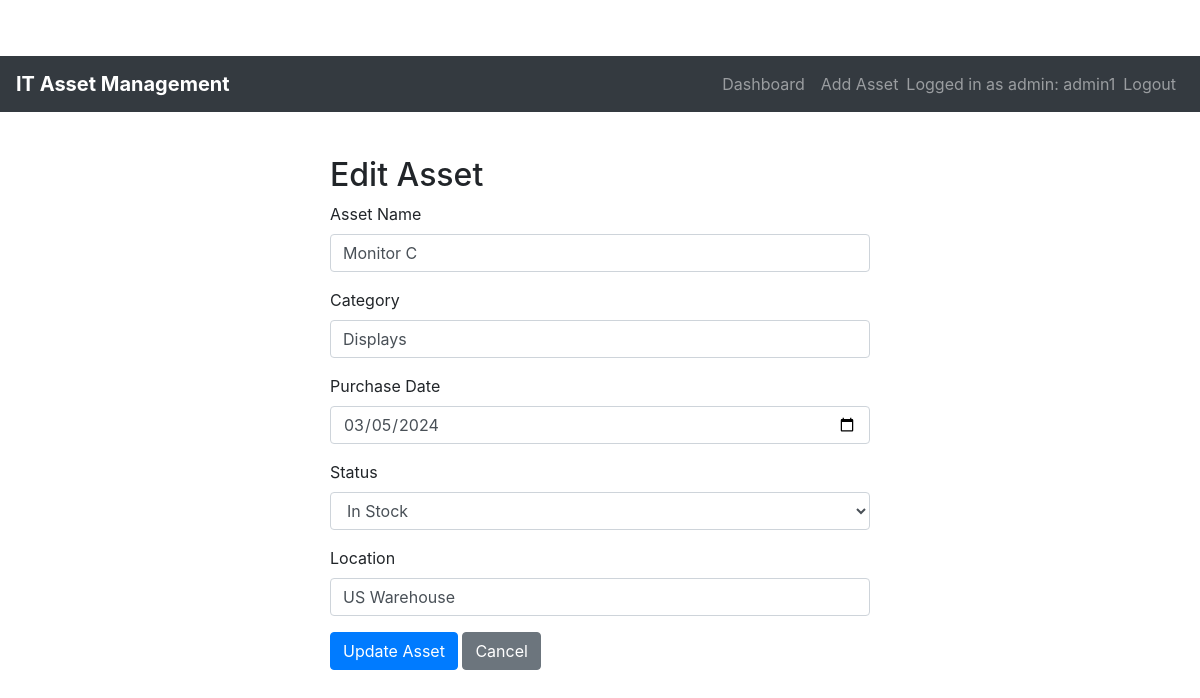
The page /edit_asset/3 (signed in) on the database its author committed.
### tables this page shows
CREATE TABLE assets (
    asset_id INTEGER PRIMARY KEY AUTOINCREMENT,
    name TEXT NOT NULL,
    category TEXT NOT NULL,
    purchase_date DATE NOT NULL,
    status TEXT NOT NULL,
    location TEXT NOT NULL,
    user_id INTEGER NOT NULL,
    FOREIGN KEY (user_id) REFERENCES users(id)
);

### assets.py (the view, shortened to what this page needs)
@assets_bp.route('/edit_asset/<int:asset_id>', methods=['GET', 'POST'])
def edit_asset(asset_id):
    if 'user_id' not in session:
        flash('Please log in to continue.', 'danger')
        return redirect(url_for('auth.login'))
    db = get_db()
    asset = db.execute('SELECT * FROM assets WHERE asset_id = ?', (asset_id,)).fetchone()
    if asset is None:
        flash('Asset not found.', 'danger')
        return redirect(url_for('assets.dashboard'))
    return render_template('edit_asset.html', asset=asset)

### database.py (called while the page is built)
def get_db():
    if 'db' not in g:
        g.db = sqlite3.connect('assets.db')
        g.db.row_factory = sqlite3.Row
    return g.db

### templates/edit_asset.html (shortened to what this page needs)
{% extends "base.html" %}
{% block content %}
<div class="row justify-content-center">
    <div class="col-md-6">
        <h2>Edit Asset</h2>
        <form method="POST" action="">
            <div class="form-group">
                <label for="name">Asset Name</label>
                <input type="text" name="name" class="form-control" value="{{ asset['name'] }}" required>
            </div>
            <div class="form-group">
                <label for="category">Category</label>
                <input type="text" name="category" class="form-control" value="{{ asset['category'] }}" required>
            </div>
            <div class="form-group">
                <label for="purchase_date">Purchase Date</label>
                <input type="date" name="purchase_date" class="form-control" value="{{ asset['purchase_date'] }}" required>
            </div>
            <div class="form-group">
                <label for="status">Status</label>
                <select name="status" class="form-control" required>
                    <option value="In Stock" {% if asset['status'] == 'In Stock' %}selected{% endif %}>In Stock</option>
                </select>
            </div>
            <div class="form-group">
                <label for="location">Location</label>
                <input type="text" name="location" class="form-control" value="{{ asset['location'] }}" required>
            </div>
            <button type="submit" class="btn btn-primary">Update Asset</button>
            <a href="{{ url_for('assets.dashboard') }}" class="btn btn-secondary">Cancel</a>
        </form>
    </div>
</div>
{% endblock %}

### static/styles.css (style rules this page uses)
body { padding-top: 56px; }
h2 { margin-top: 20px; }

### rows shown on the page
assets: name "Monitor C", category "Displays", purchase_date "03/05/2024", status "In Stock", location "US Warehouse"

### other values the page prints
{{ session.get('role') }} "admin"
{{ session.get('username') }} "admin1"
